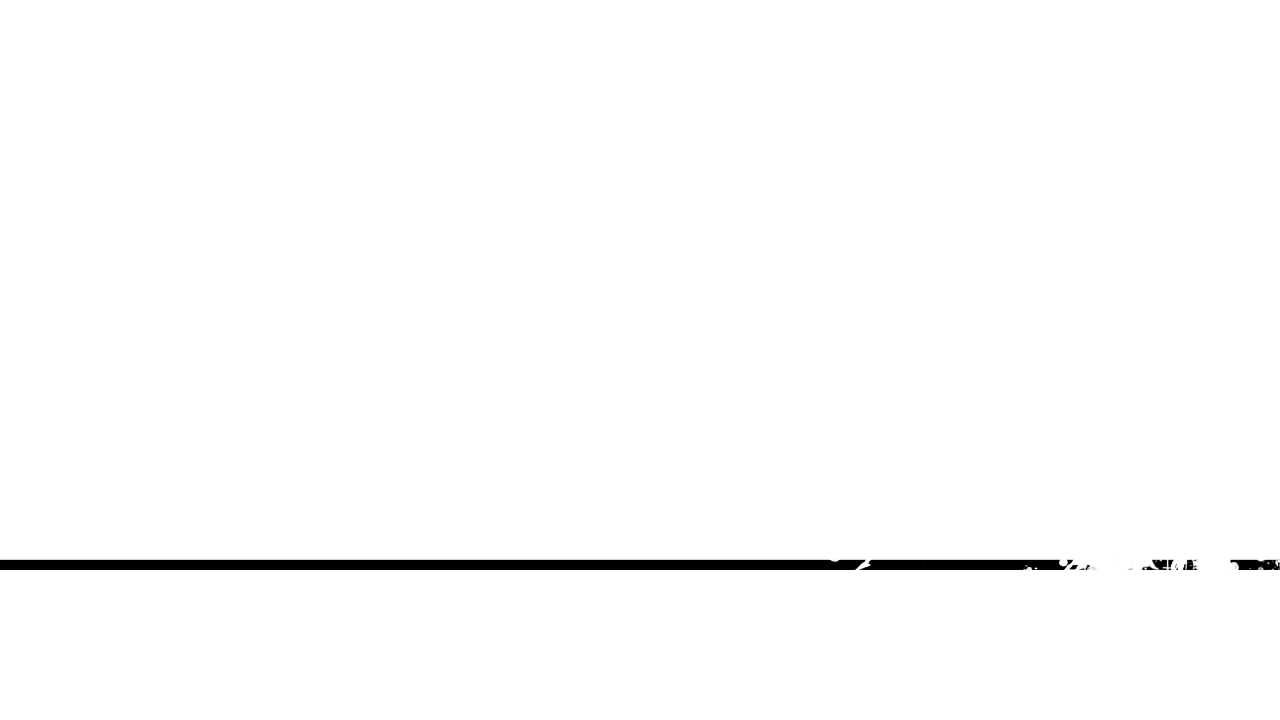
#> input picture Assets/ThumbnailMaker/ThumbnailOverlay1.png, 1280 x 720 px
$ python ThumbnailMaker.py
#> lines starting #> are read from the running program, lines starting #| are printed output that depends on the picture
from PIL import Image, ImageFont, ImageDraw
from os import path, getcwd


class Thumbnail:

    thumb_assets_folder = path.join(getcwd(), "Assets", "ThumbnailMaker")
    font = path.join(thumb_assets_folder, "Robot Crush.ttf")
    text_sizes = (125, 100, 80)
    text_y_offset = (575, 586, 600)
    text_color = "black"

    size = (1280, 720)
    min_text_padding = 70  # min amout of pixels between text and the edge of the thumbnail

    overlay_path_options = [
        path.join(thumb_assets_folder, 'ThumbnailOverlay1.png'),
        path.join(thumb_assets_folder, 'ThumbnailOverlay2.png')
    ]

    def __init__(self, text):
        self.text = text.lower()

        # generate all font sizes
        all_fonts = list()
        for cur_size in self.text_sizes:
            all_fonts.append(ImageFont.truetype(self.font, cur_size))
        self.all_fonts = all_fonts

    # will draw the self.text on the given image, with the indexed font.
    # font list is self.all_fonts
    def _draw_text(self, base_image, font_index):

        font = self.all_fonts[font_index]
        text_w, text_h = font.getsize(self.text)

        draw_img = ImageDraw.Draw(base_image)
        drawing_x = (self.size[0] - text_w) // 2
        drawing_y = self.text_y_offset[font_index]

        draw_img.text((drawing_x, drawing_y), self.text, font=font, fill=self.text_color)

    # returns only the alpha overlay layer
    def generate(self, option=0):
        img = Image.open(self.overlay_path_options[option]).resize(self.size)  # open overlay Image

        drawed = False
        for font_index, font in enumerate(self.all_fonts):
            font_w, font_h = font.getsize(self.text)
            if font_w <= self.size[0] - self.min_text_padding:
                self._draw_text(img, font_index)
                drawed = True
                break

        if not drawed:
            self._draw_text(img, len(self.text_sizes) - 1)

        return img

    # generates the alpha overlay layer, and composites it on the given image.
    def paste_on_image(self, image, option=0):
        overlay_img = self.generate(option)
        base_image = image.resize(self.size)

        return Image.alpha_composite(base_image, overlay_img)


def select_file_gui(**kwargs):

    root = tk.Tk()   # create empty window
    root.withdraw()  # hide the window
    return filedialog.askopenfilename(**kwargs)
#> the answer given: Assets/ThumbnailMaker/ThumbnailOverlay1.png


if __name__ == "__main__":

    # importring gui moudles
    import tkinter as tk
    from tkinter import filedialog

    # load background image
    bg_path = select_file_gui(title="Select Background Image")
    bg_image = Image.open(bg_path)
#> bg_image is the input picture: PIL image 1280x720 LA; mean R, G, B, A 155.9, 155.9, 155.9, 62.9

    # add overlay
    overlay_text = input("Please type the text you want to add to the image below:\n")
#> the answer given: Assets/ThumbnailMaker/ThumbnailOverlay2.png
    overlay = Thumbnail(overlay_text)
    option = input("Please type the overlay option of your choise below (0/1):\n")
#> the answer given: 1
    final_image = overlay.paste_on_image(bg_image, option=int(option))
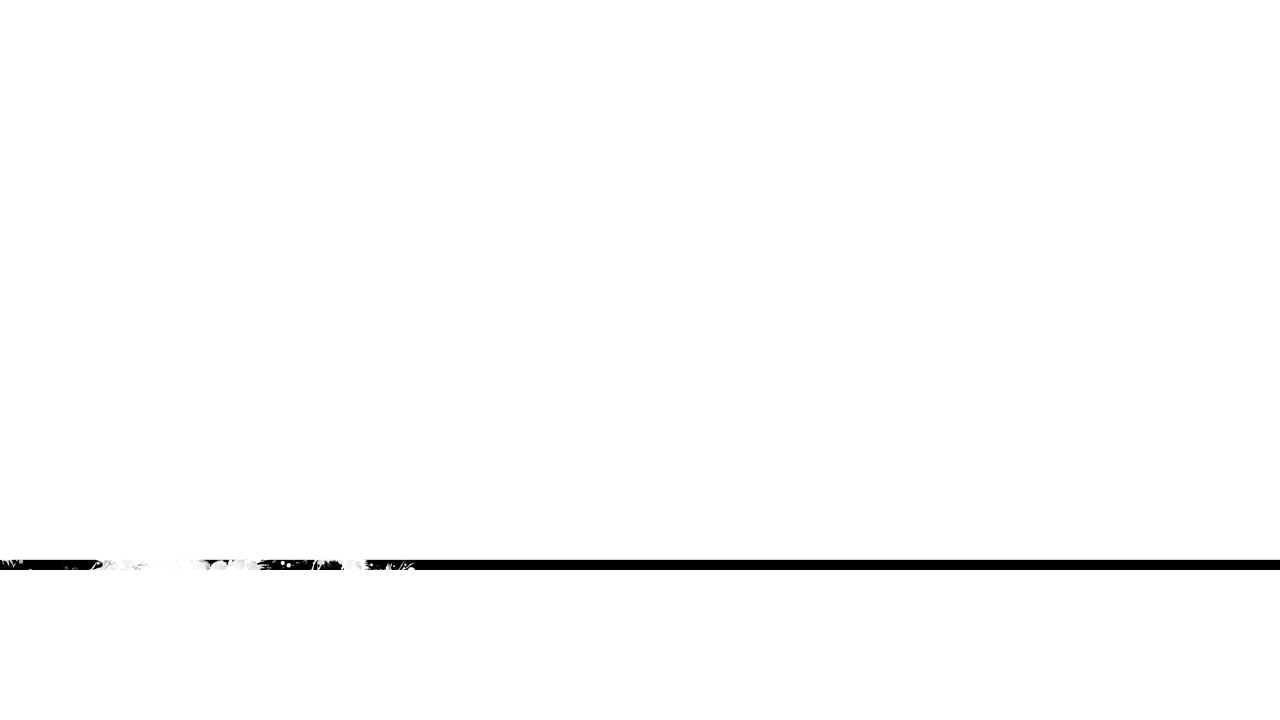
#> input picture Assets/ThumbnailMaker/ThumbnailOverlay2.png, 1280 x 720 px
#> in generate, img is the input picture: PIL image 1280x720 RGBA; mean R, G, B, A 146.4, 146.4, 146.4, 63.3
#> in _draw_text, `text_w, text_h = font.getsize(self.text)`: text_w = 1898; text_h = 92
#> in _draw_text, `drawing_x = (self.size[0] - text_w) // 2`: drawing_x = -309
#> in generate, `self._draw_text(img, len(self.text_sizes) - 1)`:
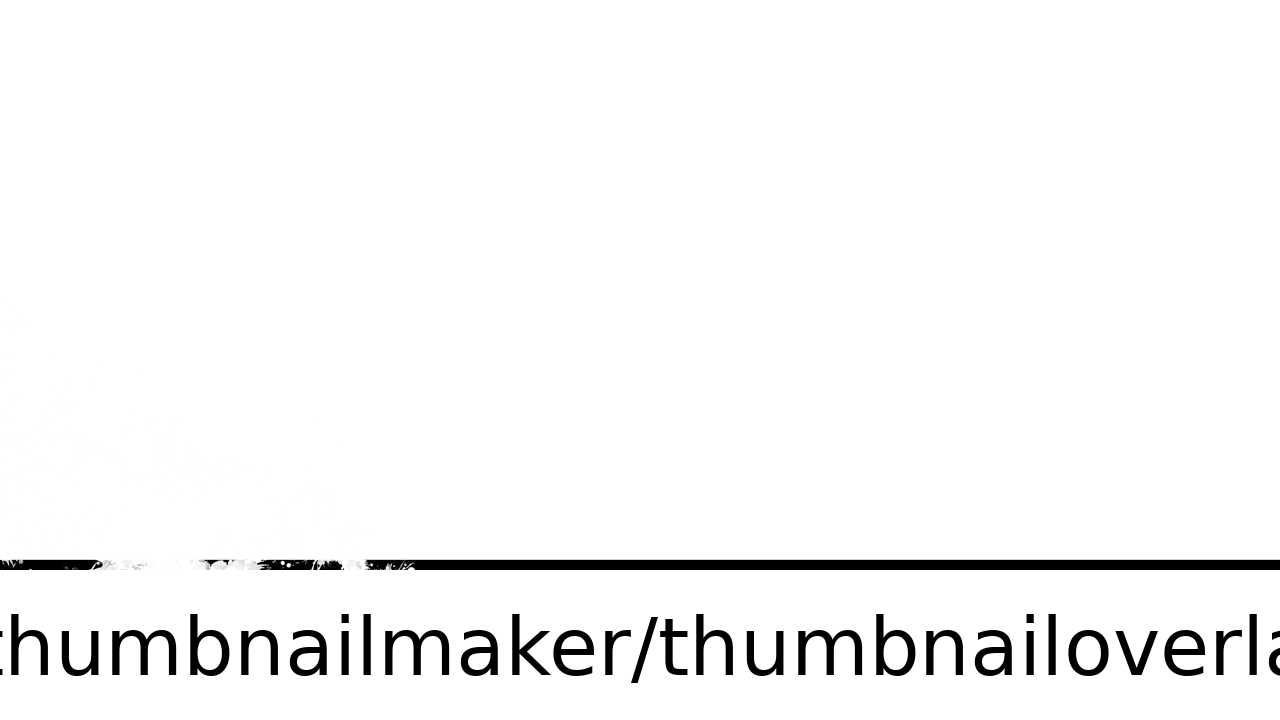
#> img: PIL image 1280x720 RGBA; mean R, G, B, A 140.6, 140.6, 140.6, 63.3; transparent parts drawn white
#> (the run stopped early here; a loop or call above may not have finished)
